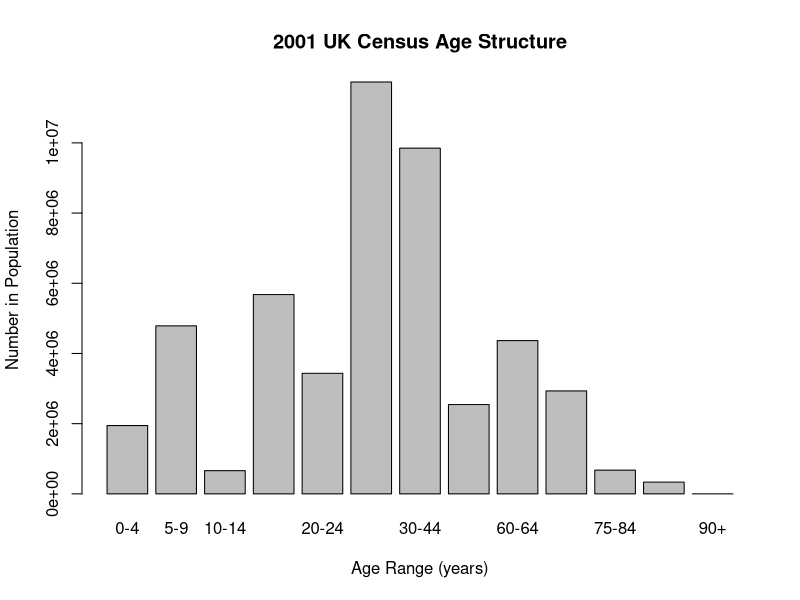
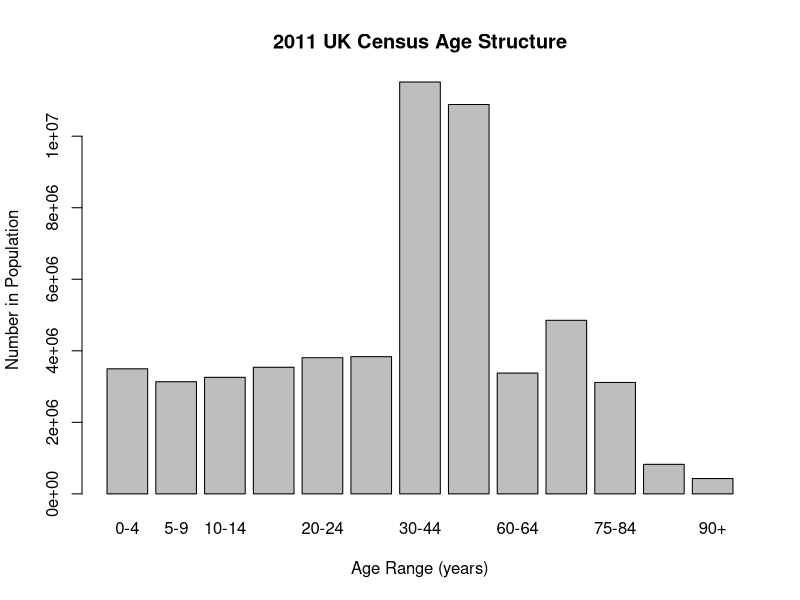
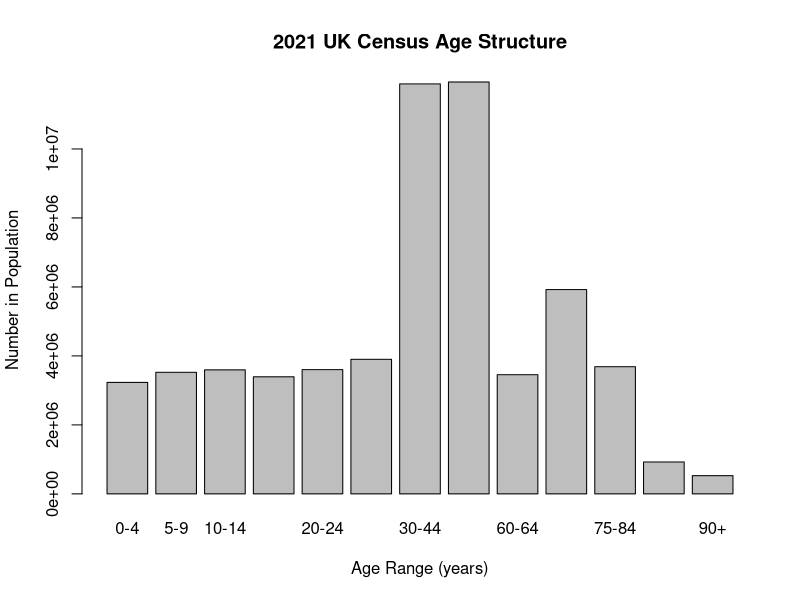
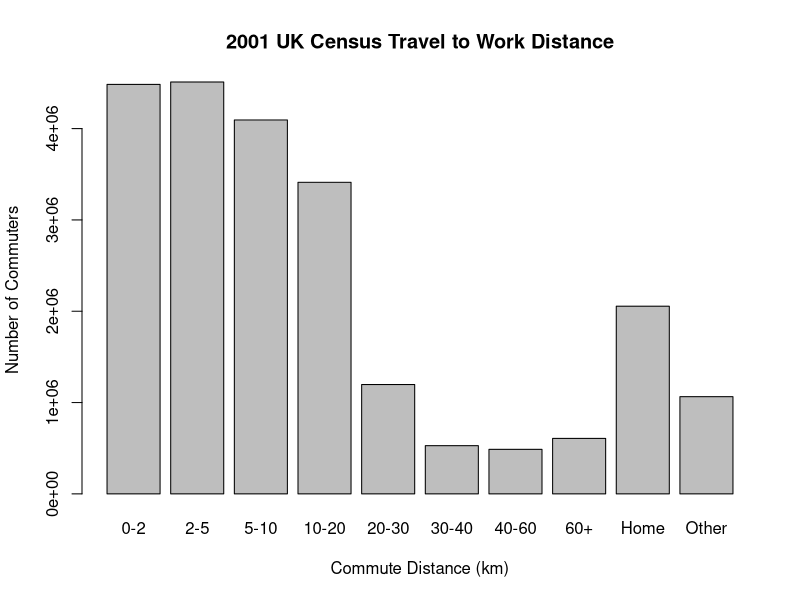
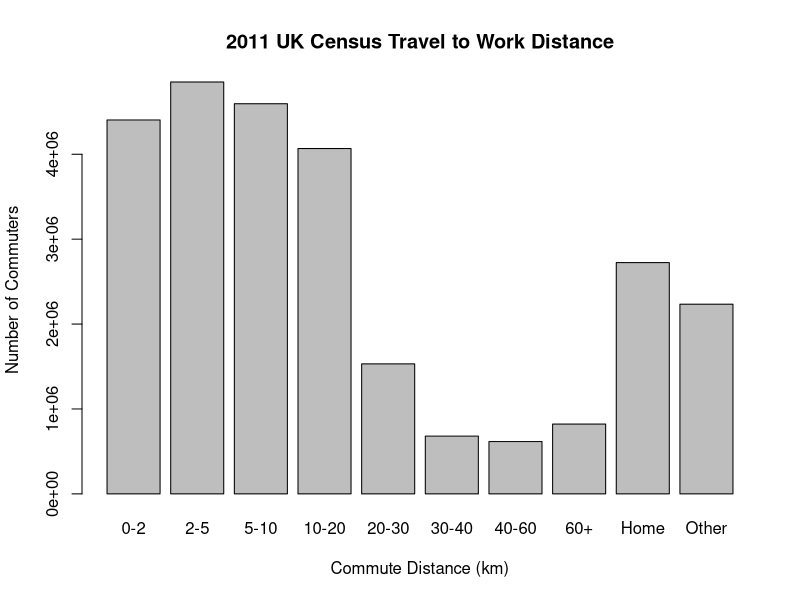
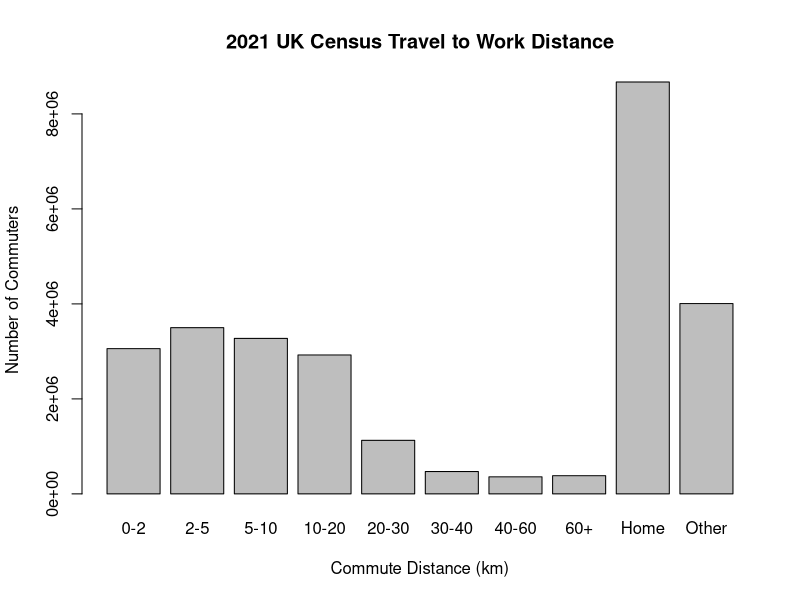

These charts were generated, in order, by the following R code:
## ---- chunk 1

library(data.table)

# empty R memory
rm(list=ls())

# census results from different years are in different formats
# as a result, data preparation is required

census.2021.data <- transpose( read.csv(
                    "uk_census_data/2021/2021_population_and_household_estimates.csv",
                    header = FALSE) )[-c(1:3), c(1:2)]
census.2011.data <- transpose( read.csv(
                    "uk_census_data/2011/2011_age_structure.csv",
                    header = FALSE) )[-c(1:5, 22, 23), ]
census.2001.data <- transpose( read.csv(
                    "uk_census_data/2001/2001_age_structure.csv",
                    header = FALSE) )[-c(1:5, 22, 23), ]

age.ranges.2001         <- c("0-4", "5-7", "8-9", "10-14", "15", "16-17", "18-19",
                             "20-24", "25-29", "30-44", "45-59", "60-64", "65-74",
                             "75-84", "85-89", "90+")
age.ranges.2011         <- c("0-4", "5-7", "8-9", "10-14", "15", "16-17", "18-19",
                             "20-24", "25-29", "30-44", "45-59", "60-64", "65-74",
                             "75-84", "85-89", "90+")
age.ranges.2021         <- c("0-4", "5-9", "10-14", "15-19", "20-24", "25-29",
                             "30-34", "35-39", "40-44", "45-49", "50-54", "55-59",
                             "60-64", "65-69", "70-74", "75-79", "80-84", "85-89",
                             "90+")
common.aggregate.ranges <- c("0-4", "5-9", "10-14", "15-19", "20-24", "25-29",
                             "30-44", "45-59", "60-64", "65-74", "75-84", "85-89",
                             "90+")

census.2021.data[, 2] <- as.numeric(census.2021.data[, 2])
census.2011.data[, 2] <- as.numeric(census.2011.data[, 2])
census.2001.data[, 2] <- as.numeric(census.2001.data[, 2])

census.2021.data[, 1] <- age.ranges.2021
census.2011.data[, 1] <- age.ranges.2011
census.2001.data[, 1] <- age.ranges.2011

aggregated.2021 <- c(census.2021.data[1, 2],
                     census.2021.data[2, 2],
                     census.2021.data[3, 2],
                     census.2021.data[4, 2],
                     census.2021.data[5, 2],
                     census.2021.data[6, 2],
                     census.2021.data[7, 2] + census.2021.data[8, 2] + census.2021.data[9, 2],
                     census.2021.data[10, 2] + census.2021.data[11, 2] + census.2021.data[12, 2],
                     census.2021.data[13, 2],
                     census.2021.data[14, 2] + census.2021.data[15, 2],
                     census.2021.data[16, 2] + census.2021.data[17, 2],
                     census.2021.data[18, 2],
                     census.2021.data[19, 2])
                    

aggregated.2011 <- c(census.2011.data[1, 2],
                     census.2011.data[2, 2] + census.2011.data[3, 2],
                     census.2011.data[4, 2],
                     census.2011.data[5, 2] + census.2011.data[6, 2] + census.2011.data[7, 2],
                     census.2011.data[8, 2],
                     census.2011.data[9, 2],
                     census.2011.data[10, 2],
                     census.2011.data[11, 2],
                     census.2011.data[12, 2],
                     census.2011.data[13, 2],
                     census.2011.data[14, 2],
                     census.2011.data[15, 2],
                     census.2011.data[16, 2])

aggregated.2001 <- c(census.2001.data[1, 2],
                     census.2001.data[2, 2] + census.2001.data[3, 2],
                     census.2001.data[4, 2],
                     census.2001.data[5, 2] + census.2001.data[6, 2] + census.2001.data[7, 2],
                     census.2001.data[8, 2],
                     census.2001.data[9, 2],
                     census.2001.data[10, 2],
                     census.2001.data[11, 2],
                     census.2001.data[12, 2],
                     census.2001.data[13, 2],
                     census.2001.data[14, 2],
                     census.2001.data[15, 2],
                     census.2001.data[16, 2])

census.2021.aggregated <- data.frame(common.aggregate.ranges, aggregated.2021)
census.2011.aggregated <- data.frame(common.aggregate.ranges, aggregated.2011)
census.2001.aggregated <- data.frame(common.aggregate.ranges, aggregated.2001)
## ---- chunk 2
barplot(as.numeric(census.2001.aggregated[, 2]),
        names.arg = common.aggregate.ranges,
        xlab = "Age Range (years)",
        ylab = "Number in Population",
        main = "2001 UK Census Age Structure")
## ---- chunk 3
barplot(as.numeric(census.2011.aggregated[, 2]),
        names.arg = common.aggregate.ranges,
        xlab = "Age Range (years)",
        ylab = "Number in Population",
        main = "2011 UK Census Age Structure")
## ---- chunk 4
barplot(as.numeric(census.2021.aggregated[, 2]),
        names.arg = common.aggregate.ranges,
        xlab = "Age Range (years)",
        ylab = "Number in Population",
        main = "2021 UK Census Age Structure")
## ---- chunk 5

# empty R memory
rm(list=ls())

census.2021.data <- read.csv(
                    "uk_census_data/2021/2021_commute_distance.csv",
                    header = FALSE)[-c(1), -c(3)]
census.2011.data <- transpose( read.csv(
                    "uk_census_data/2011/2011_commute_distance.csv",
                    header = FALSE) )[-c(1:5, 16, 17), c(1:2)]
census.2001.data <- transpose( read.csv(
                    "uk_census_data/2001/2001_commute_distance_trim.csv",
                    header = FALSE) )[-c(1:3, 16, 17), c(1:2)]

distance.ranges <- c("0-2", "2-5", "5-10", "10-20", "20-30", "30-40", "40-60",
                     "60+", "Home", "Other")

census.2021.data[, 2] <- trimws(census.2021.data[, 2])
census.2021.data[, 2] <- as.numeric( gsub(",","", census.2021.data[, 2]) )
census.2011.data[, 2] <- as.numeric(census.2011.data[, 2])
census.2001.data[, 2] <- as.numeric(census.2001.data[, 2])

census.2001.travels <- c(census.2001.data[2, 2],
                         census.2001.data[3, 2],
                         census.2001.data[4, 2],
                         census.2001.data[5, 2],
                         census.2001.data[6, 2],
                         census.2001.data[7, 2],
                         census.2001.data[8, 2],
                         census.2001.data[9, 2],
                         census.2001.data[1, 2],
                         census.2001.data[10, 2] + census.2001.data[11, 2] + census.2001.data[12, 2]
                         )

census.2021.data[, 1] <- distance.ranges
census.2011.data[, 1] <- distance.ranges
census.2001.std       <- data.frame(distance.ranges, census.2001.travels)

#View(census.2021.data)
#View(census.2011.data)
#View(census.2001.std)

## ---- chunk 6
barplot(as.numeric(census.2001.std[, 2]),
        names.arg = distance.ranges,
        xlab = "Commute Distance (km)",
        ylab = "Number of Commuters",
        main = "2001 UK Census Travel to Work Distance")

## ---- chunk 7
barplot(as.numeric(census.2011.data[, 2]),
        names.arg = distance.ranges,
        xlab = "Commute Distance (km)",
        ylab = "Number of Commuters",
        main = "2011 UK Census Travel to Work Distance")
## ---- chunk 8
barplot(as.numeric(census.2021.data[, 2]),
        names.arg = distance.ranges,
        xlab = "Commute Distance (km)",
        ylab = "Number of Commuters",
        main = "2021 UK Census Travel to Work Distance")
